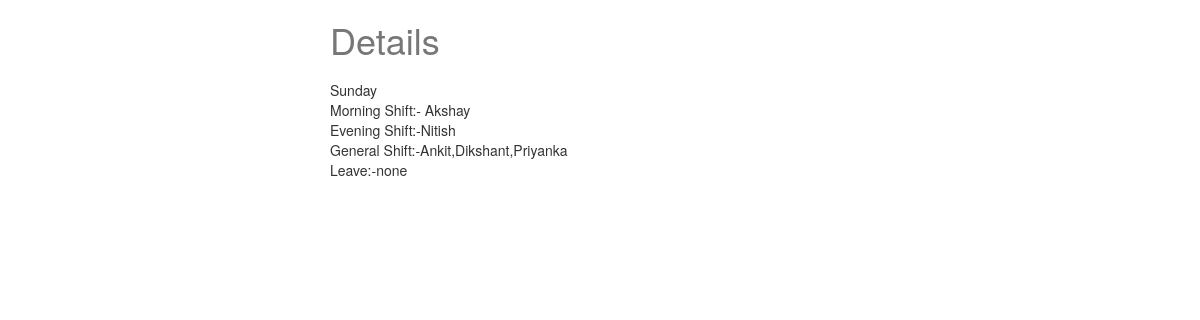
Page /shifts/3/ on the committed database.
### todo/models.py (models this page shows, shortened)
class Shift(models.Model):
    Date = models.CharField(max_length=40)
    Day = models.CharField(max_length=40)
    Morning = models.CharField(max_length=50,null=True)
    Evening = models.CharField(max_length=60,null=True)
    General = models.CharField(max_length=70,null=True)
    Leave = models.CharField(max_length=70,null=True)

### todo/views.py (the view)
# urls.py: url(r'^(?P<id>\d+)/$', shift_detail, name='detail'),
def shift_detail(request,id=None):  # retrieve
    instance = get_object_or_404(Shift,id=id)
    context={
        "date":instance.Date,
        "instance":instance,
    }
    return render(request,"shift_details.html",context)

### templates/shift_details.html (shortened to what this page needs)
{% extends "base.html" %}
{% block content %}
    <div class='col-sm-6 col-sm-offset-3'>
<h1> Details </h1>
{{ instance.Day }}<br/>
Morning Shift:- {{ instance.Morning }}<br/>
Evening Shift:-{{ instance.Evening }}<br/>
General Shift:-{{ instance.General }}<br/>
Leave:-{{ instance.Leave }}<br/>
    </div>
{% endblock %}

### static/base.css (style rules this page uses)
h1 { color: #777777; }

### rows in the picture
Shift: Day "Sunday", Morning "Akshay", Evening "Nitish", General "Ankit,Dikshant,Priyanka", Leave "none"
